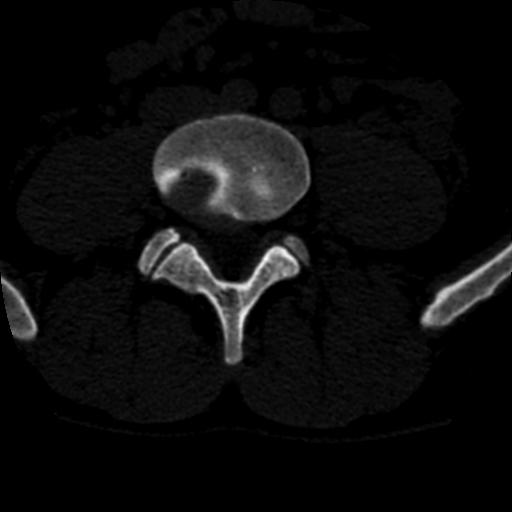
#> input picture Traditional_OpenCV/image.jpg, 512 x 512 px
$ python segmentation_using_K-means.py
#> lines starting #> are read from the running program, lines starting #| are printed output that depends on the picture; after the words box and inside, x2 and y2 are one past the last pixel; in counts of white or black regions, pixels touching at a corner belong together
# -*- coding: utf-8 -*-
"""
Created on Fri Jan  5 00:07:58 2024

@author: Sabbir Ahmed Sibli
"""
# Importing Important Libraries
from pathlib import Path
import pydicom
import numpy as np
import matplotlib.pyplot as plt
import cv2
import dicom2jpg
from PIL import Image

# Segmentation using K-Means Clustering
# Source: https://medium.com/towardssingularity/k-means-clustering-for-image-segmentation-using-opencv-in-python-17178ce3d6f3

# Reading Image
img = cv2.imread('image.jpg')
#> img is the input picture: shape (512, 512, 3); min 0, max 255, mean 12.6
image = img[:, 50:420]  # Selecting SubImage on ROI
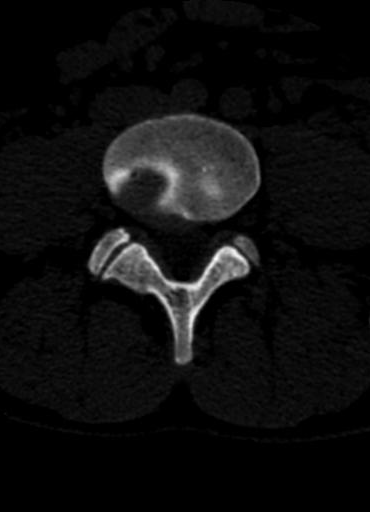
#> image: shape (512, 370, 3); min 0, max 255, mean 14.6

# Changing color to RGB from BGR
image = cv2.cvtColor(image, cv2.COLOR_BGR2RGB)

# Reshaping the image into a 2D array of pixels and 3 color values (RGB)
pixel_vals = image.reshape((-1,3)) # numpy reshape operation -1 unspecified

# Convert to float type only for supporting cv2.kmean
pixel_vals = np.float32(pixel_vals)

## Applying in-built Kmeans
'''
Mainly it has 5 arguments:
    1. samples: pixel values in np.float32
    2. nclusters(K): number of clusters
    3. criteria: iteration termination criteria. it has 3 params:
        a1) cv.TERM_CRITERIA_EPS = stop the algorithm iteration if specified accuracy (epsilon) is reached.
        a2) cv.TERM_CRITERIA_MAX_ITER = stop the algorithm after the specified number of iterations.
        a) cv.TERM_CRITERIA_EPS + cv.TERM_CRITERIA_MAX_ITER = stop the iteration when any of the above condition is met.
        b) max_iter = An integer specifying maximum number of iterations.
        c) epsilon = Required accuracy
    4. attempts: Flag to specify the number of times the algorithm is executed.
    5. flags: This flag is used to specify how initial centers are taken. Normally two flags are used for this:
        a) cv.KMEANS_PP_CENTERS
        b) cv.KMEANS_RANDOM_CENTERS.

cv2.kmeans returns following values:
    1. compactness: it is the sum of square distance from each point to their corresponding centers.
    2. labels: array of lavels (labels denote which pixel belongs to which cluster).
    3. centers: array of center values of clusters
'''

# Criteria construction
criteria = (cv2.TERM_CRITERIA_EPS+cv2.TERM_CRITERIA_MAX_ITER, 100, 0.85)

# Defining number of Clusters (K)
K = 2

retval, labels, centers = cv2.kmeans(pixel_vals, K, None, criteria, 10, cv2.KMEANS_RANDOM_CENTERS)
#> retval = 103778148.7; centers = [[6.44, 6.44, 6.44], [91.77, 91.77, 91.77]]

# Convert data into 8-bit values
centers = np.uint8(centers)
#> centers = [[6, 6, 6], [91, 91, 91]]

# Mapping labels to center points (RGB)
segmented_data = centers[labels.flatten()]

# Reshape data into original image dimensions
segmented_image = segmented_data.reshape((image.shape))
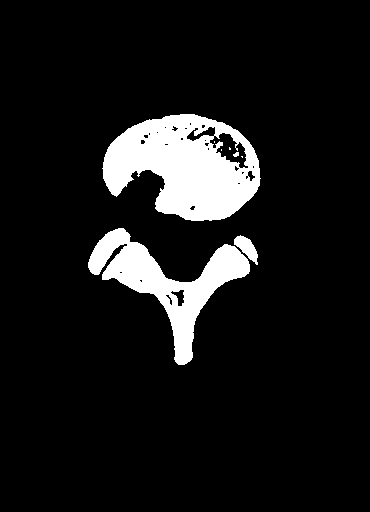
#> segmented_image: shape (512, 370, 3); values 6 (black) and 91 (white), 9.5% white; 8 white regions (4 under 20 px), largest, box (x1, y1, x2, y2) and area: (102, 114, 261, 221) 10889, (88, 228, 250, 365) 6787, (234, 235, 258, 265) 347, (233, 152, 239, 157) 22

# Visualizing Segmented Image
plt.subplot(121),plt.imshow(image,cmap = 'gray')
plt.title('Original Image'), plt.xticks([]), plt.yticks([])
plt.subplot(122),plt.imshow(segmented_image,cmap = 'gray')
plt.title('Segmented Image'), plt.xticks([]), plt.yticks([])
plt.show()
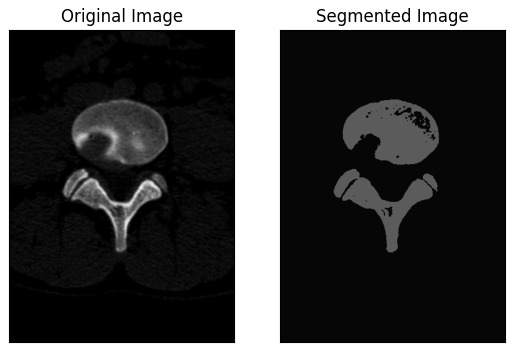
#> figure drawn by matplotlib, 2 panels
